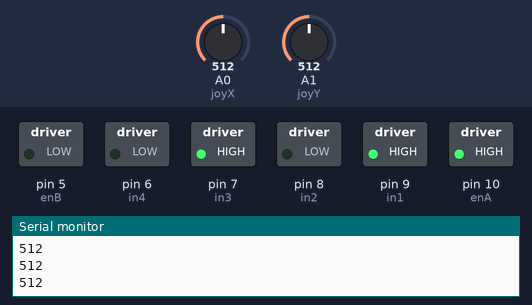
Bench run of a sketch on a simulated Arduino Uno, built with avr-gcc and run on an emulated ATmega328P. On the bench: switched loads named in the sketch (green lamp = pin HIGH), the last lines printed to the serial monitor. The test bench sets the inputs (shaded band); at power-on: A1 (joyY) = 512, A0 (joyX) = 512.

Above: at 1.2 s.
1.3 s: A1 (joyY) set to 513
At 2.4 s:
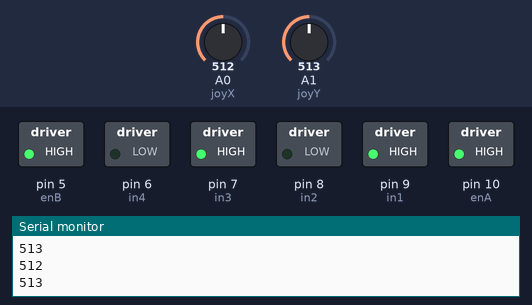
2.8 s: A0 (joyX) set to 306
At 3.9 s:
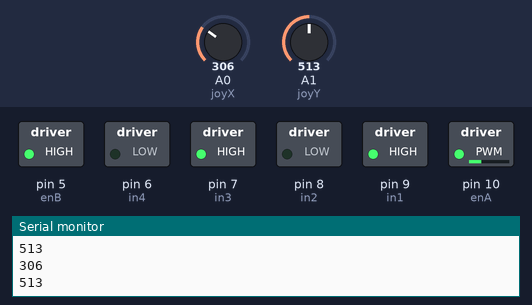
4.3 s: A0 (joyX) set to 122
At 5.5 s:
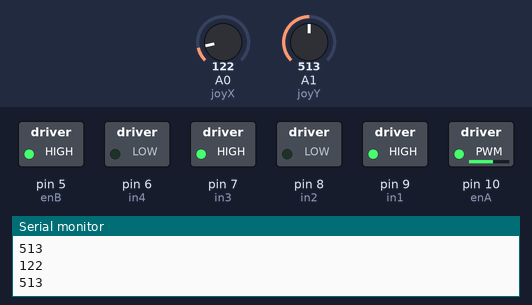
5.8 s: A1 (joyY) set to 716
At 7.0 s:
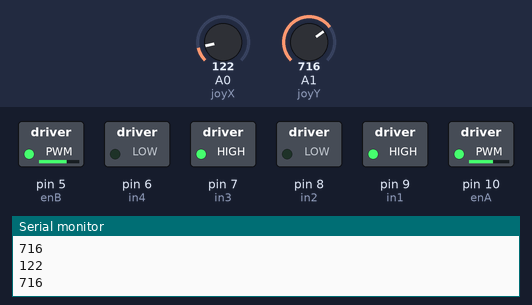
7.3 s: A0 (joyX) set to 0
At 8.5 s:
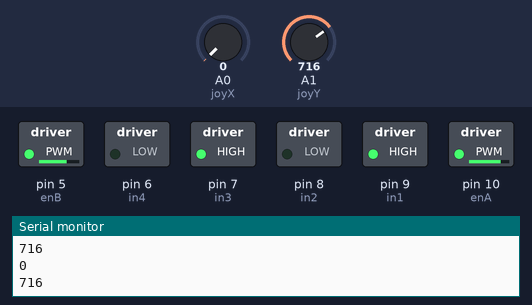
8.8 s: A1 (joyY) set to 900
At 10.0 s:
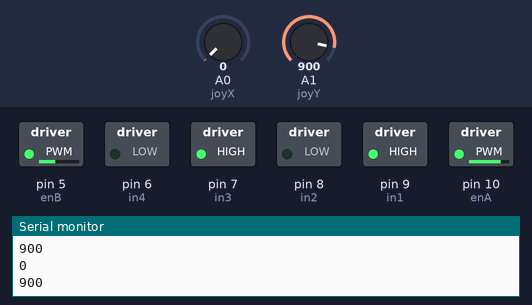
Timing chart, 0 to 11.3 s (numbered marks = the images above; inputs shaded):
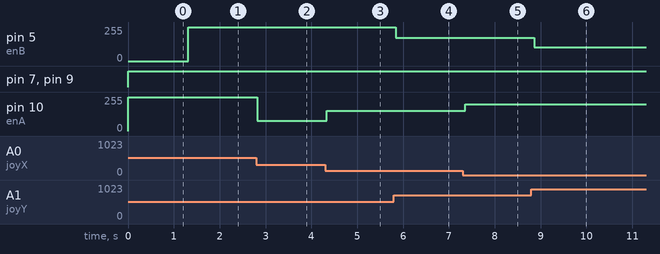

The sketch:

JoyStickDCmotor.ino
```cpp
#include<SoftwareSerial.h>
int enA = 10; int in1 = 9; int in2 = 8;
int enB = 5; int in3 = 7; int in4 = 6;
int joyX=0;
int joyY=1;
int vx,vy;
void setup() {
  pinMode(enA, OUTPUT); pinMode(enB, OUTPUT); pinMode(in1, OUTPUT); pinMode(in2, OUTPUT); pinMode(in3, OUTPUT); pinMode(in4, OUTPUT);
  Serial.begin(9600);
}
void demoOne() {
  vx=analogRead(joyX);
  Serial.println(vx);
  vx=map(vx,504,0,0,200);
  digitalWrite(in1, HIGH); digitalWrite(in2, LOW);
  analogWrite(enA, vx);
  vy=analogRead(joyY);
  Serial.println(vy);
  vy=map(vy,510,0,0,200);
  digitalWrite(in3, HIGH); digitalWrite(in4, LOW);
  analogWrite(enB, vy);
}
void loop() {
  demoOne();
  delay(100);
}
```

Measured:
- the behaviour switches between 512 and 513 on A1 (joyY) (found by bisection; images 0 and 1)
- after the input at 1.3 s, pin 5 (enB): 0/255 → 255/255 at once
- after the input at 2.8 s, pin 10 (enA): 255/255 → 78/255 at once
- after the input at 4.3 s, pin 10 (enA): 78/255 → 151/255 at once
- after the input at 5.8 s, pin 5 (enB): 255/255 → 176/255 at once
- after the input at 7.3 s, pin 10 (enA): 151/255 → 200/255 after 0.05 s
- after the input at 8.8 s, pin 5 (enB): 176/255 → 104/255 after 0.06 s
